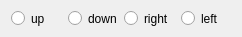
   <widget class="QWidget" name="layoutWidget">
    <property name="geometry">
     <rect>
      <x>270</x>
      <y>550</y>
      <width>242</width>
      <height>21</height>
     </rect>
    </property>
    <layout class="QHBoxLayout" name="horizontalLayout">
     <item>
      <widget class="QRadioButton" name="up">
       <property name="cursor">
        <cursorShape>PointingHandCursor</cursorShape>
       </property>
       <property name="styleSheet">
        <string notr="true">color: rgb(0, 0, 0);
font: 600 9pt &quot;Sitka Text Semibold&quot;;
border-radius: 7px;
box-shadow: 5px 10px 10px rgba(0, 0, 0, 0.5);</string>
       </property>
       <property name="text">
        <string>up</string>
       </property>
      </widget>
     </item>
     <item>
      <widget class="QRadioButton" name="down">
       <property name="cursor">
        <cursorShape>PointingHandCursor</cursorShape>
       </property>
       <property name="styleSheet">
        <string notr="true">color: rgb(0, 0, 0);
font: 600 9pt &quot;Sitka Text Semibold&quot;;
border-radius: 7px;
box-shadow: 5px 10px 10px rgba(0, 0, 0, 0.5);</string>
       </property>
       <property name="text">
        <string>down</string>
       </property>
      </widget>
     </item>
     <item>
      <widget class="QRadioButton" name="right">
       <property name="cursor">
        <cursorShape>PointingHandCursor</cursorShape>
       </property>
       <property name="styleSheet">
        <string notr="true">color: rgb(0, 0, 0);
font: 600 9pt &quot;Sitka Text Semibold&quot;;
border-radius: 7px;
box-shadow: 5px 10px 10px rgba(0, 0, 0, 0.5);</string>
       </property>
       <property name="text">
        <string>right</string>
       </property>
      </widget>
     </item>
     <item>
      <widget class="QRadioButton" name="left">
       <property name="cursor">
        <cursorShape>PointingHandCursor</cursorShape>
       </property>
       <property name="styleSheet">
        <string notr="true">color: rgb(0, 0, 0);
font: 600 9pt &quot;Sitka Text Semibold&quot;;
border-radius: 7px;
box-shadow: 5px 10px 10px rgba(0, 0, 0, 0.5);</string>
       </property>
       <property name="text">
        <string>left</string>
       </property>
      </widget>
     </item>
    </layout>
   </widget>
